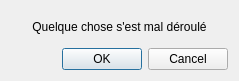
<?xml version="1.0" encoding="UTF-8"?>
<ui version="4.0">
 <class>Information</class>
 <widget class="QDialog" name="Information">
  <property name="geometry">
   <rect>
    <x>0</x>
    <y>0</y>
    <width>239</width>
    <height>81</height>
   </rect>
  </property>
  <property name="minimumSize">
   <size>
    <width>239</width>
    <height>81</height>
   </size>
  </property>
  <property name="maximumSize">
   <size>
    <width>352</width>
    <height>130</height>
   </size>
  </property>
  <property name="windowTitle">
   <string>Information</string>
  </property>
  <layout class="QGridLayout" name="gridLayout">
   <item row="0" column="0">
    <widget class="QLabel" name="informationHolder">
     <property name="text">
      <string>Quelque chose s'est mal déroulé</string>
     </property>
     <property name="alignment">
      <set>Qt::AlignCenter</set>
     </property>
    </widget>
   </item>
   <item row="1" column="0">
    <widget class="QDialogButtonBox" name="buttonBox">
     <property name="orientation">
      <enum>Qt::Horizontal</enum>
     </property>
     <property name="standardButtons">
      <set>QDialogButtonBox::Cancel|QDialogButtonBox::Ok</set>
     </property>
    </widget>
   </item>
  </layout>
 </widget>
 <resources/>
 <connections>
  <connection>
   <sender>buttonBox</sender>
   <signal>accepted()</signal>
   <receiver>Information</receiver>
   <slot>accept()</slot>
   <hints>
    <hint type="sourcelabel">
     <x>248</x>
     <y>254</y>
    </hint>
    <hint type="destinationlabel">
     <x>157</x>
     <y>274</y>
    </hint>
   </hints>
  </connection>
  <connection>
   <sender>buttonBox</sender>
   <signal>rejected()</signal>
   <receiver>Information</receiver>
   <slot>reject()</slot>
   <hints>
    <hint type="sourcelabel">
     <x>316</x>
     <y>260</y>
    </hint>
    <hint type="destinationlabel">
     <x>286</x>
     <y>274</y>
    </hint>
   </hints>
  </connection>
 </connections>
</ui>
